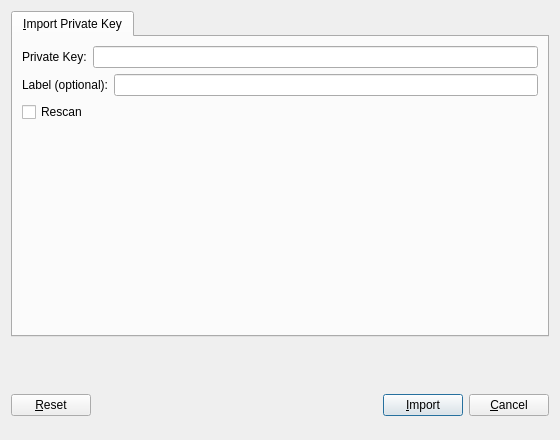
<?xml version="1.0" encoding="UTF-8"?>
<ui version="4.0">
 <class>ImportKeysDialog</class>
 <widget class="QDialog" name="ImportKeysDialog">
  <property name="geometry">
   <rect>
    <x>0</x>
    <y>0</y>
    <width>560</width>
    <height>440</height>
   </rect>
  </property>
  <property name="windowTitle">
   <string>Import Private Key</string>
  </property>
  <property name="modal">
   <bool>true</bool>
  </property>
  <layout class="QVBoxLayout" name="verticalLayout">
   <item>
    <widget class="QTabWidget" name="tabWidget">
     <property name="currentIndex">
      <number>0</number>
     </property>
     <widget class="QWidget" name="tabImportPrivateKey">
      <attribute name="title">
       <string>&amp;Import Private Key</string>
      </attribute>
      <layout class="QVBoxLayout" name="verticalLayout_Display">
       <item>
        <layout class="QHBoxLayout" name="horizontalLayout_1_ImportPrivateKey">
         <item>
          <widget class="QLabel" name="privateKeyWidgetLabel">
           <property name="text">
            <string>Private Key:</string>
           </property>
           <property name="textFormat">
            <enum>Qt::PlainText</enum>
           </property>
          </widget>
         </item>
         <item>
          <widget class="QLineEdit" name="privateKey">
           <property name="toolTip">
            <string>Private Key to import into your wallet</string>
           </property>
          </widget>
         </item>
        </layout>
       </item>
       <item>
        <layout class="QHBoxLayout" name="horizontalLayout_2_ImportPrivateKey">
         <item>
          <widget class="QLabel" name="privateKeyLabelWidgetLabel">
           <property name="toolTip">
            <string>Third party URLs (e.g. a block explorer) that appear in the transactions tab as context menu items. %s in the URL is replaced by transaction hash. Multiple URLs are separated by vertical bar |.</string>
           </property>
           <property name="text">
            <string>Label (optional):</string>
           </property>
           <property name="buddy">
            <cstring>privateKeyLabel</cstring>
           </property>
          </widget>
         </item>
         <item>
          <widget class="QLineEdit" name="privateKeyLabel">
           <property name="toolTip">
            <string>Third party URLs (e.g. a block explorer) that appear in the transactions tab as context menu items. %s in the URL is replaced by transaction hash. Multiple URLs are separated by vertical bar |.</string>
           </property>
          </widget>
         </item>
        </layout>
       </item>
       <item>
        <widget class="QCheckBox" name="rescanCheckBox">
         <property name="toolTip">
          <string extracomment="Rescan the blockchain on import (disabled when running in pruned mode)."/>
         </property>
         <property name="text">
          <string>Rescan</string>
         </property>
        </widget>
       </item>
       <item>
        <widget class="QLabel" name="privateKeyImportTextMessage">
         <property name="text">
          <string></string>
         </property>
        </widget>
       </item>
       <item>
        <spacer name="verticalSpacer_ImportPrivateKey">
         <property name="orientation">
          <enum>Qt::Vertical</enum>
         </property>
         <property name="sizeHint" stdset="0">
          <size>
           <width>20</width>
           <height>40</height>
          </size>
         </property>
        </spacer>
       </item>
      </layout>
     </widget>
    </widget>
   </item>
   <item>
    <widget class="QFrame" name="frame">
     <layout class="QVBoxLayout" name="verticalLayout_Bottom">
      <item>
       <layout class="QHBoxLayout" name="horizontalLayout_Bottom"/>
      </item>
      <item>
       <widget class="QLabel" name="overriddenByCommandLineLabel">
        <property name="text">
         <string/>
        </property>
        <property name="textFormat">
         <enum>Qt::PlainText</enum>
        </property>
        <property name="wordWrap">
         <bool>true</bool>
        </property>
       </widget>
      </item>
     </layout>
    </widget>
   </item>
   <item>
    <layout class="QHBoxLayout" name="horizontalLayout_Buttons">
     <item>
      <widget class="QPushButton" name="resetButton">
       <property name="toolTip">
        <string>Reset all key management options to default.</string>
       </property>
       <property name="text">
        <string>&amp;Reset</string>
       </property>
       <property name="autoDefault">
        <bool>false</bool>
       </property>
      </widget>
     </item>
     <item>
      <spacer name="horizontalSpacer_1">
       <property name="orientation">
        <enum>Qt::Horizontal</enum>
       </property>
       <property name="sizeHint" stdset="0">
        <size>
         <width>40</width>
         <height>48</height>
        </size>
       </property>
      </spacer>
     </item>
     <item>
      <widget class="QLabel" name="statusLabel">
       <property name="minimumSize">
        <size>
         <width>200</width>
         <height>0</height>
        </size>
       </property>
       <property name="font">
        <font>
         <weight>75</weight>
         <bold>true</bold>
        </font>
       </property>
       <property name="text">
        <string/>
       </property>
       <property name="textFormat">
        <enum>Qt::PlainText</enum>
       </property>
       <property name="wordWrap">
        <bool>true</bool>
       </property>
      </widget>
     </item>
     <item>
      <spacer name="horizontalSpacer_2">
       <property name="orientation">
        <enum>Qt::Horizontal</enum>
       </property>
       <property name="sizeHint" stdset="0">
        <size>
         <width>40</width>
         <height>48</height>
        </size>
       </property>
      </spacer>
     </item>
     <item>
      <widget class="QPushButton" name="okButton">
       <property name="text">
        <string>&amp;Import</string>
       </property>
       <property name="autoDefault">
        <bool>false</bool>
       </property>
       <property name="default">
        <bool>true</bool>
       </property>
      </widget>
     </item>
     <item>
      <widget class="QPushButton" name="cancelButton">
       <property name="text">
        <string>&amp;Cancel</string>
       </property>
       <property name="autoDefault">
        <bool>false</bool>
       </property>
      </widget>
     </item>
    </layout>
   </item>
  </layout>
 </widget>
 <resources/>
 <connections/>
</ui>
